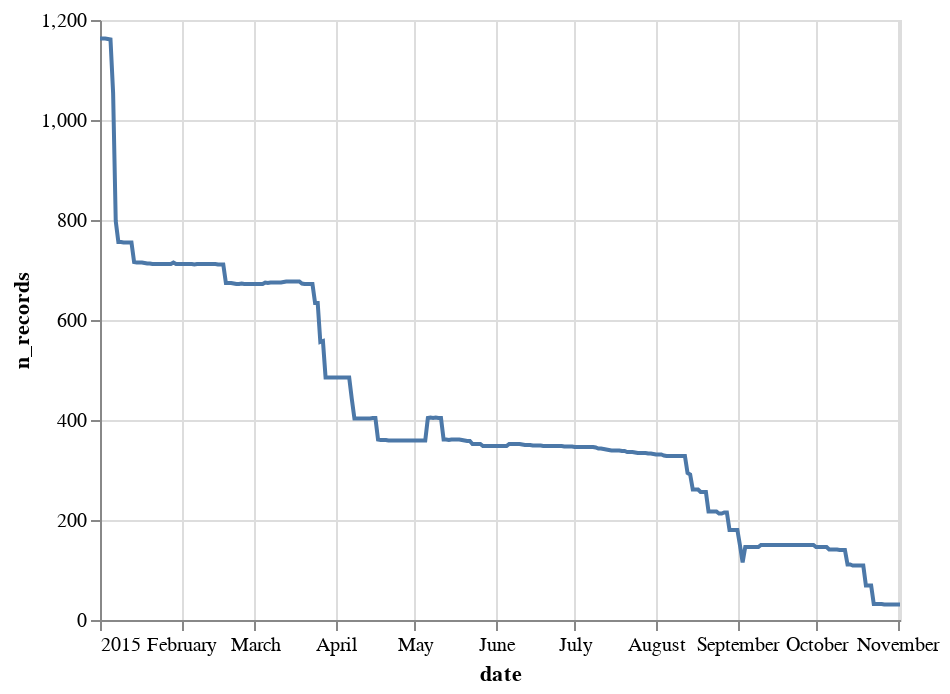

The notebook cell this image was saved under:
### Markdown cell above
**Volume of records**

### Code cell
x = clean_date(df,'date').date.value_counts()

source = pd.DataFrame({
  'date': x.index,
  'n_records': x.values
})

alt.Chart(source).mark_line().encode(
    x='date',
    y='n_records'
)

### Figure 1 — Vega-Lite specification as saved in the notebook (floating-point values rounded to 4 significant figures; data arrays with more than 128 entries replaced by an {"elided": "..."} marker saying what was removed)
{"config": {"view": {"continuousWidth": 400, "continuousHeight": 300}}, "data": {"name": "data-d7cad0d18d693929fda076ae74eee8bc"}, "mark": "line", "encoding": {"x": {"type": "temporal", "field": "date"}, "y": {"type": "quantitative", "field": "n_records"}}, "$schema": "https://vega.github.io/schema/vega-lite/v4.8.1.json", "datasets": {"data-d7cad0d18d693929fda076ae74eee8bc": {"elided": "304 records"}}}
